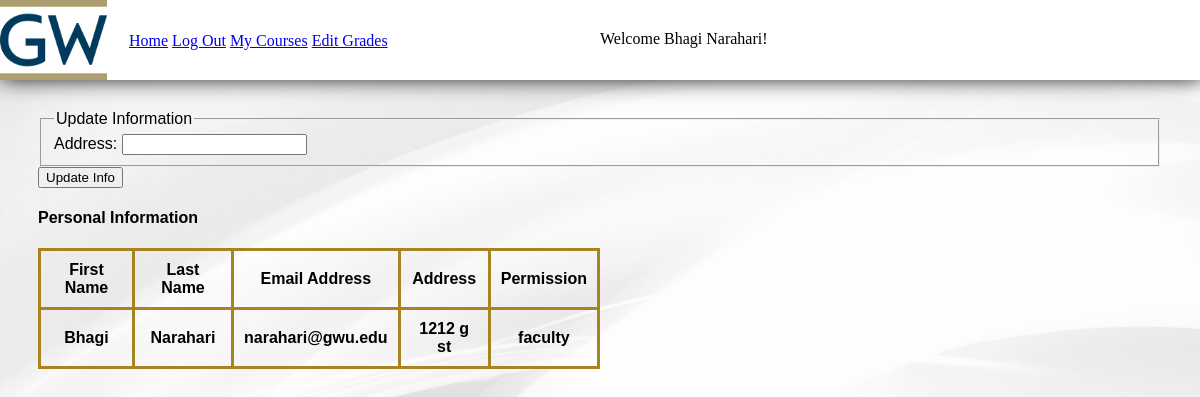
/personalinfo.php (signed in), run on the app's committed database.
### tables this page shows
CREATE TABLE `users` (
  `uid` int(8) PRIMARY KEY,
  `address` varchar(255),
  `fname` varchar(40),
  `lname` varchar(40),
  `password` varchar(25),
  `email` varchar(40),
  `permission` varchar(20)
);

### personalinfo.php (the view, shortened to what this page needs)
<?php
$user_id = $_SESSION['viewuid'];
require_once("navbar.php");
$dbc = mysqli_connect(DB_HOST, DB_USER, DB_PASSWORD, DB_NAME);
if($_SESSION['viewtype'] == "student"){
	$isstudent = true;
	$query = "SELECT * FROM student join users on student.uid = users.uid where student.uid = " . $user_id;
}
else{
	$query = "select * from users where users.uid = " . $user_id;
}
$data = mysqli_query($dbc, $query);
if($_SESSION['type'] == 'gradsec' || $_SESSION['type'] == 'admin'){
	echo "<form method='post' action='personalinfo.php'>
	<fieldset>
	  <legend>Update Information</legend>
	  <label for='Note'>Note: modifying some user information will require a logout or simulated logout to take effect</label>
	  <br/>
	  <label for='First Name'>First Name:</label>
	  <input type='text' name='firstname' />
	  <br/>
	  <label for='Last Name'>Last Name:</label>
	  <input type='text' name='lastname' />
	  <br/>
	  <label for='Email Address'>Email Address:</label>
	  <input type='text' name='email' />
	  <br/>
	  <label for='Address'>Address:</label>
	  <input type='text' name='address' />
	  <br/>";
	if($_SESSION['viewtype'] == 'student'){
	  echo "<label for='Degree'>Degree:</label>
	  <input type='text' name='degree' />
	  <br/>
	  <label for='Program'>Program:</label>
	  <input type='text' name='program' />
	  <br/>";
	}
	echo "</fieldset>
	<input type='submit' value='Update Info' name='updateinfo' />
    </form>";
}
else{
	echo "<form method='post' action='personalinfo.php'>
	<fieldset>
	  <legend>Update Information</legend>
	  <label for='Address'>Address:</label>
	  <input type='text' name='address' />
	</fieldset>
	<input type='submit' value='Update Info' name='updateinfo' />
    </form>";
}
?>
<!DOCTYPE html PUBLIC "-//W3C//DTD XHTML 1.0 Transitional//EN"
  "http://www.w3.org/TR/xhtml1/DTD/xhtml1-transitional.dtd">
<html xmlns="http://www.w3.org/1999/xhtml" xml:lang="en" lang="en">
<body onload="navbar();">
</body>
<H4>Personal Information</H4>
<table class='personalInfo', style="width:50%">
    <tr>
    <th>First Name</th>
    <th>Last Name </th>
    <th>Email Address</th>
    <th>Address</th>
    <th>Permission</th>
  </tr>
      <?php while( $row = mysqli_fetch_array($data)) { ?>
  <tr>
    <th><?php echo ''. $row['fname'] ?></th>
    <th><?php echo ''. $row['lname'] ?></th>
    <th><?php echo ''. $row['email']?></th>
    <th><?php echo ''. $row['address']?></th>
    <th><?php echo ''. $row['permission']?></th>
   </tr>
<?php } ?>
</table>
</html>

### navbar.php (style rules this page uses)
body { height: 125vh; background-image: url("backgroundNAV.jpg"); background-size: cover; font-family: sans-serif; margin-top: 80px; padding: 30px; }

### personalinfo.php (style rules this page uses)
.personalInfo, th { padding: 10px; border: 3px solid #a88420; border-collapse: collapse; }

### data on the page
users: fname "Bhagi", lname "Narahari", email "narahari@gwu.edu", address "1212 g st", permission "faculty"
